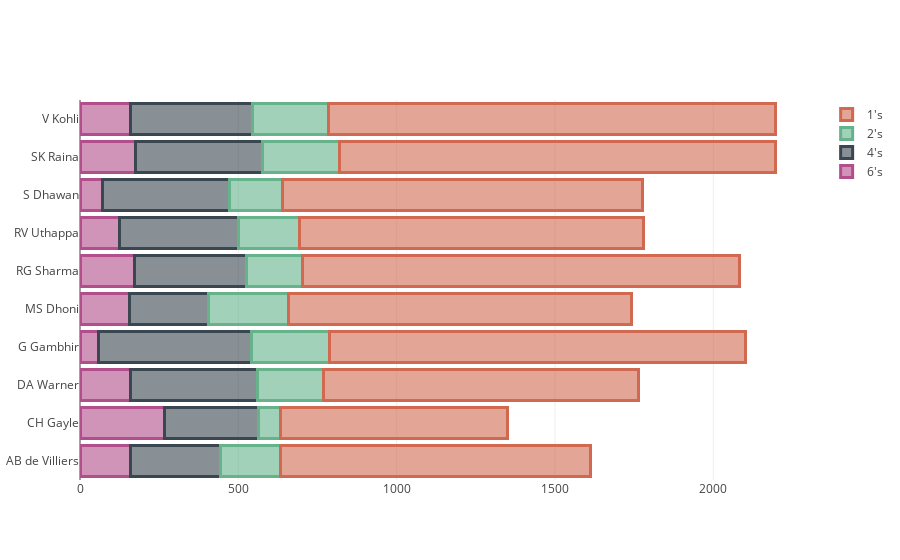

The notebook cell saved with this chart:
### Markdown cell above
### How do the top batsmen score? (INTERACTIVE)

### Code cell
a=batsmen.groupby(['batsman','batsman_runs'])['total_runs'].count().reset_index()
b=max_runs.sort_values(ascending=False)[:10].reset_index()
c=b.merge(a,left_on='batsman',right_on='batsman',how='left')
c.drop('batsman_runs_x',axis=1,inplace=True)
c.set_index('batsman',inplace=True)
c.columns=['type','count']
c=c[(c['type']==1)|(c['type']==2)|(c['type']==4)|(c['type']==6)]
cols=['type','count']
c.reset_index(inplace=True)
c=c.pivot('batsman','type','count')

trace1 = go.Bar(
    y=c.index, x=c[6],
    name="6's",
    orientation = 'h',
    marker = dict(color = 'rgba(178, 78, 139, 0.6)',
        line = dict(color = 'rgba(178, 78, 139, 1.0)',
            width = 3)
    )
)
trace2 = go.Bar(
    y=c.index, x=c[4],
    name="4's",
    orientation = 'h',
    marker = dict(color = 'rgba(58, 71, 80, 0.6)',
        line = dict(color = 'rgba(58, 71, 80, 1.0)',
            width = 3)
    )
)

trace3 = go.Bar(
    y=c.index, x=c[2],
    name="2's",
    orientation = 'h',
    marker = dict(color = 'rgba(101, 178, 139, 0.6)',
        line = dict(color = 'rgba(101, 178, 139, 1.0)',
            width = 3)
    )
)
trace4 = go.Bar(
    y=c.index, x=c[1],
    name="1's",
    orientation = 'h',
    marker = dict(color = 'rgba(208, 105, 80, 0.6)',
        line = dict(color = 'rgba(208, 105, 80, 1.0)',
            width = 3)
    )
)

data = [trace1, trace2,trace3,trace4]
layout = go.Layout(
    barmode='stack'
)

fig = go.Figure(data=data, layout=layout)
py.iplot(fig, filename='marker-h-bar')

### Figure 1 — Plotly figure (JSON) as saved in the notebook; plotly's stock layout.template omitted (floating-point values rounded to 4 significant figures)
{"data": [{"marker": {"color": "rgba(178, 78, 139, 0.6)", "line": {"color": "rgba(178, 78, 139, 1.0)", "width": 3}}, "name": "6's", "orientation": "h", "type": "bar", "x": [158, 266, 160, 58, 156, 173, 125, 71, 174, 160], "y": ["AB de Villiers", "CH Gayle", "DA Warner", "G Gambhir", "MS Dhoni", "RG Sharma", "RV Uthappa", "S Dhawan", "SK Raina", "V Kohli"]}, {"marker": {"color": "rgba(58, 71, 80, 0.6)", "line": {"color": "rgba(58, 71, 80, 1.0)", "width": 3}}, "name": "4's", "orientation": "h", "type": "bar", "x": [287, 297, 401, 484, 251, 354, 377, 401, 402, 384], "y": ["AB de Villiers", "CH Gayle", "DA Warner", "G Gambhir", "MS Dhoni", "RG Sharma", "RV Uthappa", "S Dhawan", "SK Raina", "V Kohli"]}, {"marker": {"color": "rgba(101, 178, 139, 0.6)", "line": {"color": "rgba(101, 178, 139, 1.0)", "width": 3}}, "name": "2's", "orientation": "h", "type": "bar", "x": [187, 70, 207, 245, 251, 177, 191, 168, 242, 242], "y": ["AB de Villiers", "CH Gayle", "DA Warner", "G Gambhir", "MS Dhoni", "RG Sharma", "RV Uthappa", "S Dhawan", "SK Raina", "V Kohli"]}, {"marker": {"color": "rgba(208, 105, 80, 0.6)", "line": {"color": "rgba(208, 105, 80, 1.0)", "width": 3}}, "name": "1's", "orientation": "h", "type": "bar", "x": [980, 718, 997, 1313, 1085, 1379, 1087, 1137, 1377, 1410], "y": ["AB de Villiers", "CH Gayle", "DA Warner", "G Gambhir", "MS Dhoni", "RG Sharma", "RV Uthappa", "S Dhawan", "SK Raina", "V Kohli"]}], "layout": {"barmode": "stack"}}
